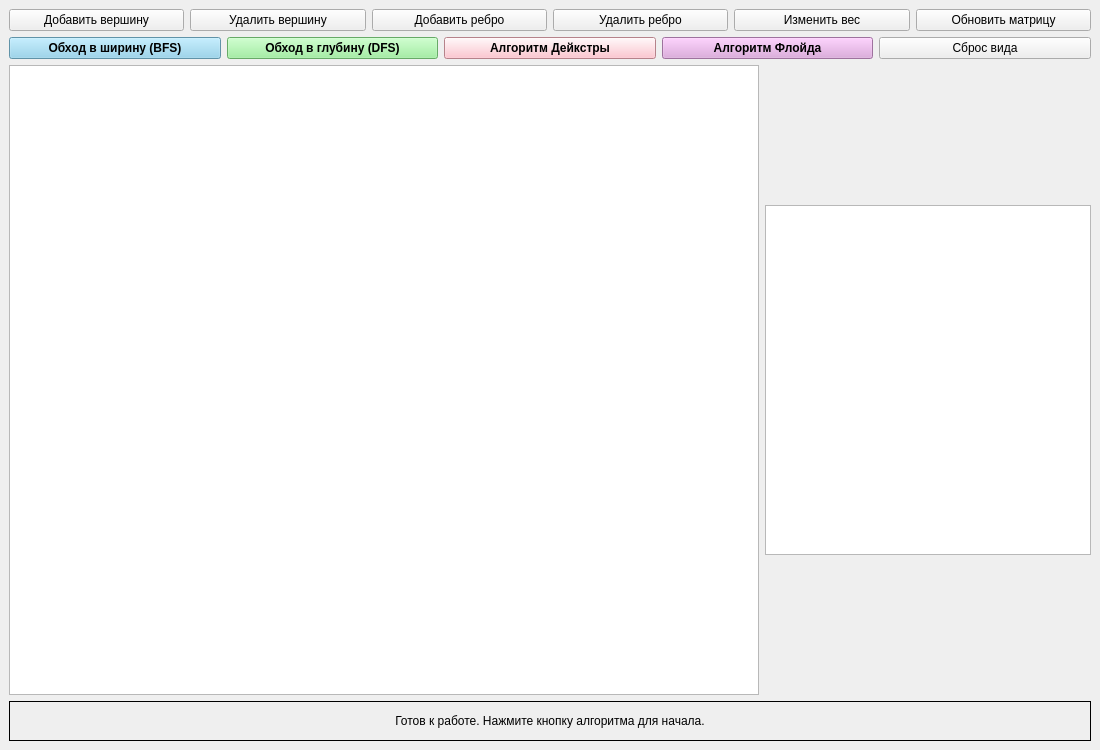
<?xml version="1.0" encoding="UTF-8"?>
<ui version="4.0">
 <class>MainWindow</class>
 <widget class="QMainWindow" name="MainWindow">
  <property name="geometry">
   <rect>
    <x>0</x>
    <y>0</y>
    <width>1100</width>
    <height>750</height>
   </rect>
  </property>
  <property name="windowTitle">
   <string>Граф - Алгоритмы - Вариант с вершины 5</string>
  </property>
  <widget class="QWidget" name="centralwidget">
   <layout class="QVBoxLayout" name="mainVerticalLayout">
    <item>
     <layout class="QHBoxLayout" name="editButtonsLayout">
      <item>
       <widget class="QPushButton" name="addVertexButton">
        <property name="text">
         <string>Добавить вершину</string>
        </property>
       </widget>
      </item>
      <item>
       <widget class="QPushButton" name="removeVertexButton">
        <property name="text">
         <string>Удалить вершину</string>
        </property>
       </widget>
      </item>
      <item>
       <widget class="QPushButton" name="addEdgeButton">
        <property name="text">
         <string>Добавить ребро</string>
        </property>
       </widget>
      </item>
      <item>
       <widget class="QPushButton" name="removeEdgeButton">
        <property name="text">
         <string>Удалить ребро</string>
        </property>
       </widget>
      </item>
      <item>
       <widget class="QPushButton" name="editWeightButton">
        <property name="text">
         <string>Изменить вес</string>
        </property>
       </widget>
      </item>
      <item>
       <widget class="QPushButton" name="editMatrixButton">
        <property name="text">
         <string>Обновить матрицу</string>
        </property>
       </widget>
      </item>
     </layout>
    </item>
    <item>
     <layout class="QHBoxLayout" name="algoButtonsLayout">
      <item>
       <widget class="QPushButton" name="bfsButton">
        <property name="styleSheet">
         <string>background-color: #87CEEB; font-weight: bold;</string>
        </property>
        <property name="text">
         <string>Обход в ширину (BFS)</string>
        </property>
       </widget>
      </item>
      <item>
       <widget class="QPushButton" name="dfsButton">
        <property name="styleSheet">
         <string>background-color: #90EE90; font-weight: bold;</string>
        </property>
        <property name="text">
         <string>Обход в глубину (DFS)</string>
        </property>
       </widget>
      </item>
      <item>
       <widget class="QPushButton" name="dijkstraButton">
        <property name="styleSheet">
         <string>background-color: #FFB6C1; font-weight: bold;</string>
        </property>
        <property name="text">
         <string>Алгоритм Дейкстры</string>
        </property>
       </widget>
      </item>
      <item>
       <widget class="QPushButton" name="floydButton">
        <property name="styleSheet">
         <string>background-color: #DDA0DD; font-weight: bold;</string>
        </property>
        <property name="text">
         <string>Алгоритм Флойда</string>
        </property>
       </widget>
      </item>
      <item>
       <widget class="QPushButton" name="resetViewButton">
        <property name="text">
         <string>Сброс вида</string>
        </property>
       </widget>
      </item>
     </layout>
    </item>
    <item>
     <layout class="QHBoxLayout" name="contentLayout">
      <item>
       <widget class="QGraphicsView" name="graphicsView">
        <property name="minimumSize">
         <size>
          <width>750</width>
          <height>500</height>
         </size>
        </property>
       </widget>
      </item>
      <item>
       <widget class="QTableWidget" name="matrixTable">
        <property name="minimumSize">
         <size>
          <width>300</width>
          <height>300</height>
         </size>
        </property>
        <property name="maximumSize">
         <size>
          <width>350</width>
          <height>350</height>
         </size>
        </property>
       </widget>
      </item>
     </layout>
    </item>
    <item>
     <widget class="QLabel" name="statusLabel">
      <property name="minimumSize">
       <size>
        <width>0</width>
        <height>40</height>
       </size>
      </property>
      <property name="frameShape">
       <enum>QFrame::Shape::Box</enum>
      </property>
      <property name="text">
       <string>Готов к работе. Нажмите кнопку алгоритма для начала.</string>
      </property>
      <property name="alignment">
       <set>Qt::AlignmentFlag::AlignCenter</set>
      </property>
     </widget>
    </item>
   </layout>
  </widget>
 </widget>
 <resources/>
 <connections/>
</ui>
